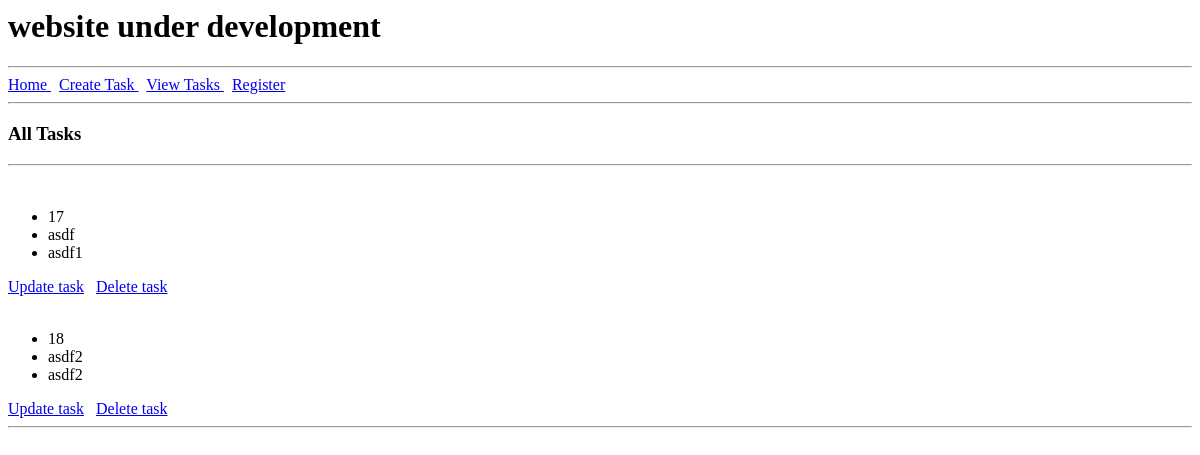
Page /views-tasks/ on the earlier database version.
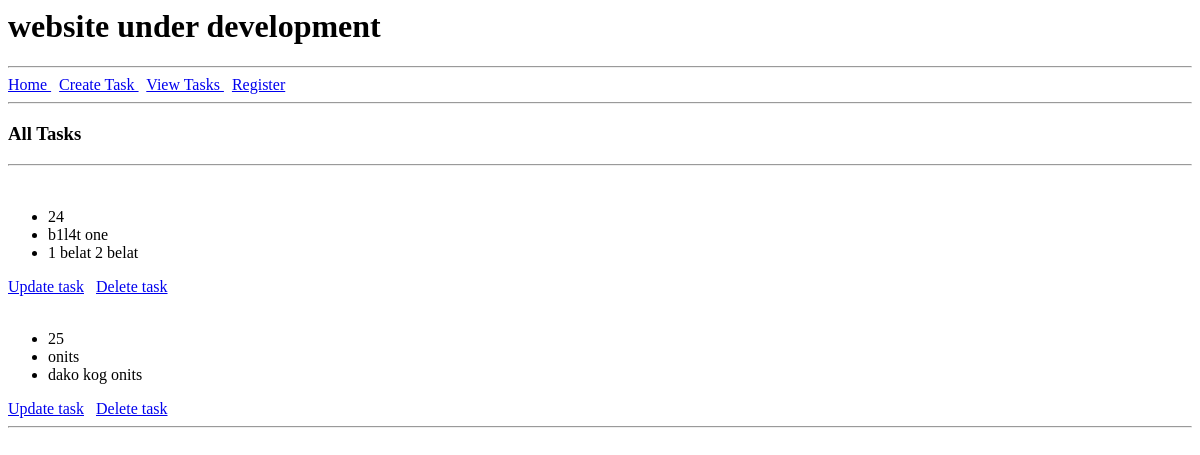
Same page on the later database version.
### crm/models.py (models this page shows, shortened)
class Task(models.Model):
    title = models.CharField(max_length=50)
    description = models.TextField(max_length=1000)
    created = models.DateTimeField(auto_now_add=True)

### crm/views.py (the view)
# urls.py: path('views-tasks/', views.tasks, name='views-tasks'),
def tasks(request):
  queryDataAll = Task.objects.all()
  queryRecent = Task.objects.all().latest('created')
  context = {'AllTasks': queryDataAll,'RecentTasks': queryRecent}
  return render(request, 'crm/view-tasks.html', context)

### crm/templates/crm/view-tasks.html (shortened to what this page needs)
{% extends 'crm/base.html' %}
    {% block content %}
        <h3>All Tasks </h3>
        <hr>
        {% for task in AllTasks %}
            <br>
            <ul>
                <li>{{task.id}}</li>
                <li>{{task.title}}</li>
                <li>{{task.description}}</li>
            </ul>
            <a href="{% url 'update-task' task.id %} style="margin-right:10px;">Update task</a>
            <a href="{% url 'delete-task' task.id %}">Delete task</a>
            <br>
         {% endfor %}
        <hr>
    {% endblock %}

Differences in the rows shown:
removed Task: id "17", title "asdf", description "asdf1"
removed Task: id "18", title "asdf2", description "asdf2"
added Task: id "24", title "b1l4t one", description "1 belat 2 belat"
added Task: id "25", title "onits", description "dako kog onits"
